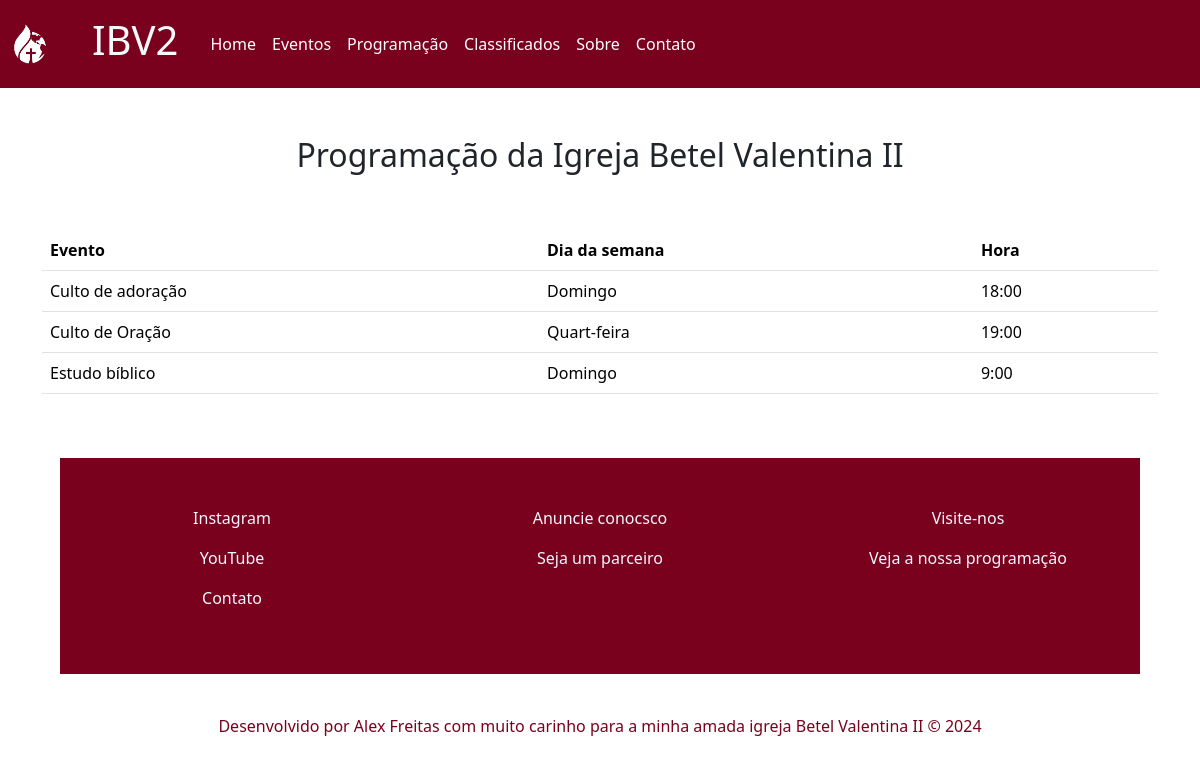
/programacao, run on the app's committed database.
### ibv2/models.py (models this page shows, shortened)
class Programacao(models.Model):
    titulo = models.CharField(max_length=200)
    data = models.CharField(max_length=20)
    hora = models.CharField(max_length=5)

### ibv2/views.py (the view)
# urls.py: path('programacao',views.programacao, name='programacao'),
def programacao(request):
    programacoes = models.Programacao.objects.all()
    return render(request, 'programacao.html',{'programacoes':programacoes})

### ibv2/templates/programacao.html
{% extends 'base.html' %}
{% block content %}
<h2 class="mt-5 text-center">Programação da Igreja Betel Valentina II</h2>
<div class="row">
    <div class="col-12 my-5">
        <table class="table">
            <thead>
              <tr>
                <th scope="col">Evento</th>
                <th scope="col">Dia da semana</th>
                <th scope="col">Hora</th>
              </tr>
            </thead>
            <tbody>
              {% for programacao in programacoes %}
              <tr>
                <td>{{ programacao.titulo }}</td>
                <td>{{ programacao.data }}</td>
                <td>{{ programacao.hora }}</td>
              </tr>
              {% endfor %}
            </tbody>
          </table>
    </div>
</div>
{% endblock %}

### data on the page
Programacao: titulo "Culto de adoração", data "Domingo", hora "18:00"
Programacao: titulo "Culto de Oração", data "Quart-feira", hora "19:00"
Programacao: titulo "Estudo bíblico", data "Domingo", hora "9:00"
